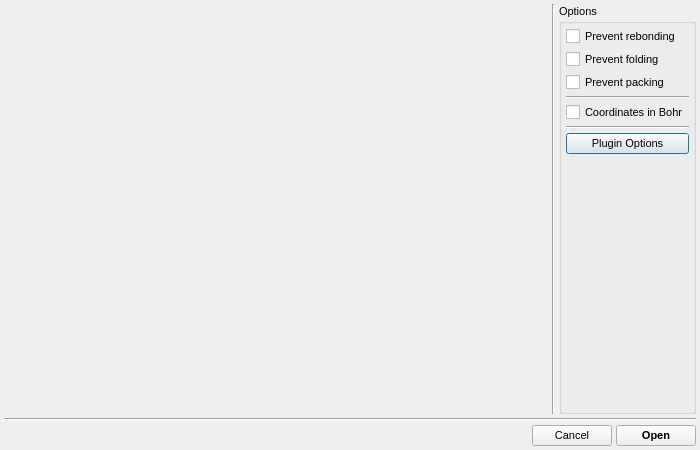
<?xml version="1.0" encoding="UTF-8"?>
<ui version="4.0">
 <class>OpenTrajectoryDialog</class>
 <widget class="QDialog" name="OpenTrajectoryDialog">
  <property name="geometry">
   <rect>
    <x>0</x>
    <y>0</y>
    <width>700</width>
    <height>450</height>
   </rect>
  </property>
  <property name="font">
   <font>
    <pointsize>8</pointsize>
   </font>
  </property>
  <property name="windowTitle">
   <string>Open Trajectory File</string>
  </property>
  <property name="windowIcon">
   <iconset resource="icons.qrc">
    <normaloff>:/program/icons/aten.png</normaloff>:/program/icons/aten.png</iconset>
  </property>
  <layout class="QVBoxLayout" name="verticalLayout_2">
   <property name="spacing">
    <number>4</number>
   </property>
   <property name="leftMargin">
    <number>4</number>
   </property>
   <property name="topMargin">
    <number>4</number>
   </property>
   <property name="rightMargin">
    <number>4</number>
   </property>
   <property name="bottomMargin">
    <number>4</number>
   </property>
   <item>
    <layout class="QHBoxLayout" name="horizontalLayout_2">
     <property name="spacing">
      <number>4</number>
     </property>
     <item>
      <widget class="FileSelectorWidget" name="FileSelector" native="true">
       <property name="sizePolicy">
        <sizepolicy hsizetype="Expanding" vsizetype="Expanding">
         <horstretch>0</horstretch>
         <verstretch>0</verstretch>
        </sizepolicy>
       </property>
      </widget>
     </item>
     <item>
      <widget class="Line" name="line_2">
       <property name="orientation">
        <enum>Qt::Vertical</enum>
       </property>
      </widget>
     </item>
     <item>
      <widget class="QGroupBox" name="OptionsGroup">
       <property name="sizePolicy">
        <sizepolicy hsizetype="Minimum" vsizetype="Expanding">
         <horstretch>0</horstretch>
         <verstretch>0</verstretch>
        </sizepolicy>
       </property>
       <property name="title">
        <string>Options</string>
       </property>
       <layout class="QVBoxLayout" name="verticalLayout">
        <property name="spacing">
         <number>4</number>
        </property>
        <property name="leftMargin">
         <number>4</number>
        </property>
        <property name="topMargin">
         <number>4</number>
        </property>
        <property name="rightMargin">
         <number>4</number>
        </property>
        <property name="bottomMargin">
         <number>4</number>
        </property>
        <item>
         <widget class="QCheckBox" name="PreventRebondingCheck">
          <property name="toolTip">
           <string>Recalculation of bonds between atoms will be prevented (explicit bond addition will still be allowed)</string>
          </property>
          <property name="text">
           <string>Prevent rebonding</string>
          </property>
         </widget>
        </item>
        <item>
         <widget class="QCheckBox" name="PreventFoldingCheck">
          <property name="toolTip">
           <string>Prevent folding of atoms into the unit cell</string>
          </property>
          <property name="text">
           <string>Prevent folding</string>
          </property>
         </widget>
        </item>
        <item>
         <widget class="QCheckBox" name="PreventPackingCheck">
          <property name="toolTip">
           <string>Prevent packing of atoms via spacegroup definitions</string>
          </property>
          <property name="text">
           <string>Prevent packing</string>
          </property>
         </widget>
        </item>
        <item>
         <widget class="Line" name="line_3">
          <property name="orientation">
           <enum>Qt::Horizontal</enum>
          </property>
         </widget>
        </item>
        <item>
         <widget class="QCheckBox" name="BohrCheck">
          <property name="toolTip">
           <string>Assume coordinates in the model file are in Bohr, and convert to Angstrom</string>
          </property>
          <property name="text">
           <string>Coordinates in Bohr</string>
          </property>
         </widget>
        </item>
        <item>
         <widget class="Line" name="line_5">
          <property name="orientation">
           <enum>Qt::Horizontal</enum>
          </property>
         </widget>
        </item>
        <item>
         <widget class="QPushButton" name="PluginOptionsButton">
          <property name="text">
           <string>Plugin Options</string>
          </property>
         </widget>
        </item>
        <item>
         <spacer name="verticalSpacer">
          <property name="orientation">
           <enum>Qt::Vertical</enum>
          </property>
          <property name="sizeHint" stdset="0">
           <size>
            <width>20</width>
            <height>40</height>
           </size>
          </property>
         </spacer>
        </item>
       </layout>
      </widget>
     </item>
    </layout>
   </item>
   <item>
    <widget class="Line" name="line">
     <property name="orientation">
      <enum>Qt::Horizontal</enum>
     </property>
    </widget>
   </item>
   <item>
    <layout class="QHBoxLayout" name="horizontalLayout">
     <property name="spacing">
      <number>4</number>
     </property>
     <item>
      <spacer name="horizontalSpacer">
       <property name="orientation">
        <enum>Qt::Horizontal</enum>
       </property>
       <property name="sizeHint" stdset="0">
        <size>
         <width>40</width>
         <height>20</height>
        </size>
       </property>
      </spacer>
     </item>
     <item>
      <widget class="QPushButton" name="CancelButton">
       <property name="text">
        <string>Cancel</string>
       </property>
      </widget>
     </item>
     <item>
      <widget class="QPushButton" name="OpenButton">
       <property name="font">
        <font>
         <weight>75</weight>
         <bold>true</bold>
        </font>
       </property>
       <property name="text">
        <string>Open</string>
       </property>
      </widget>
     </item>
    </layout>
   </item>
  </layout>
 </widget>
 <customwidgets>
  <customwidget>
   <class>FileSelectorWidget</class>
   <extends>QWidget</extends>
   <header location="global">gui/fileselectorwidget.h</header>
   <container>1</container>
  </customwidget>
 </customwidgets>
 <resources>
  <include location="icons.qrc"/>
 </resources>
 <connections/>
</ui>
